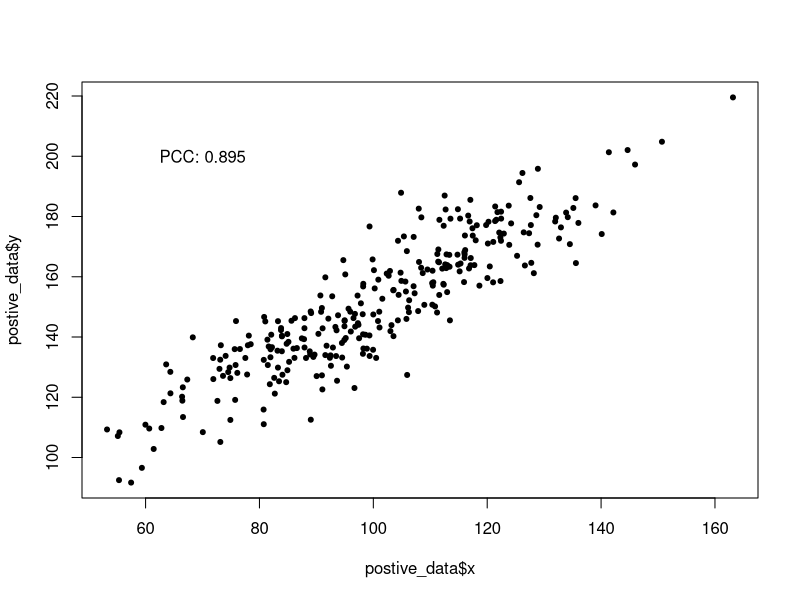
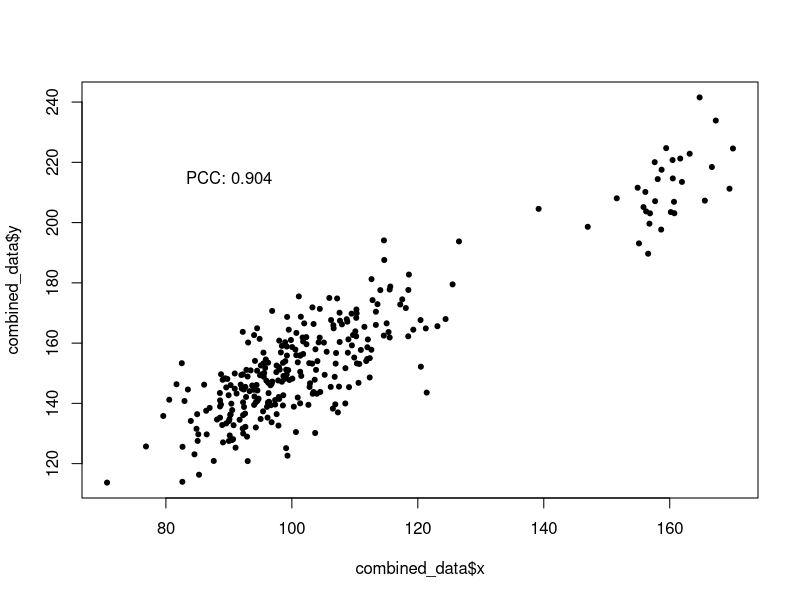
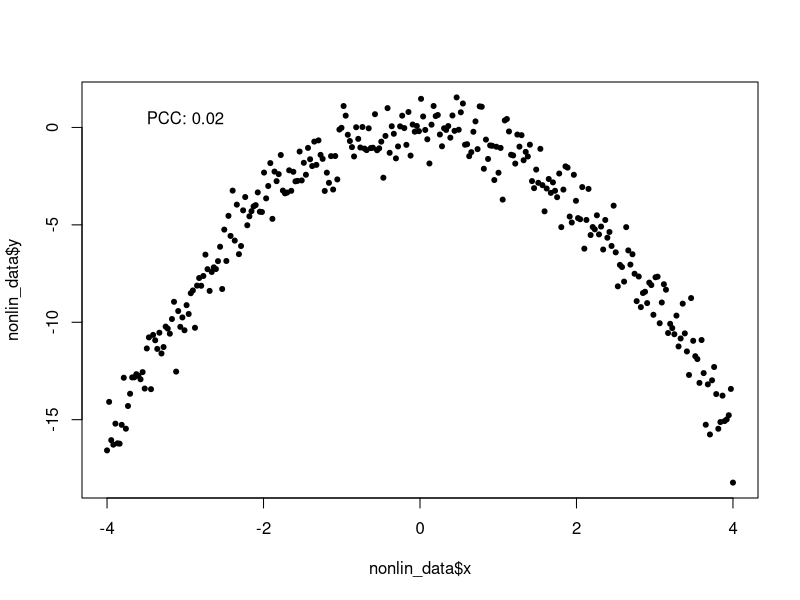
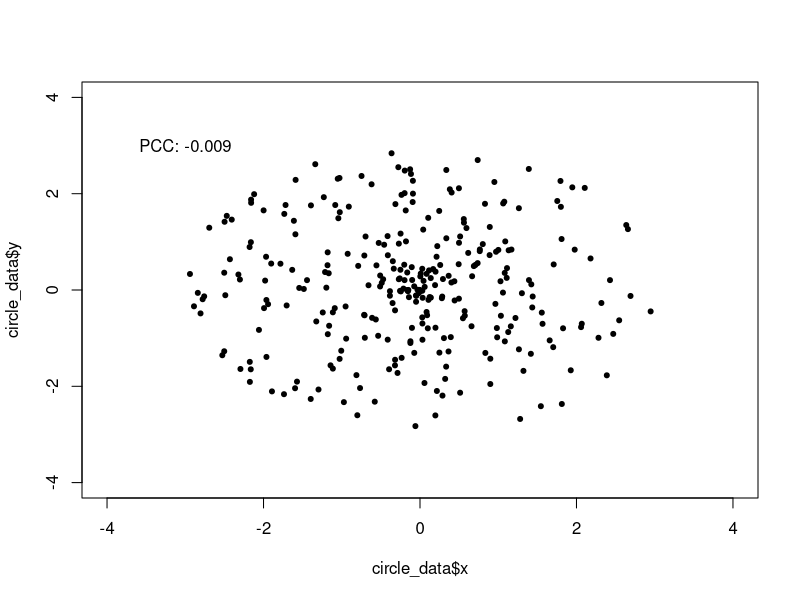
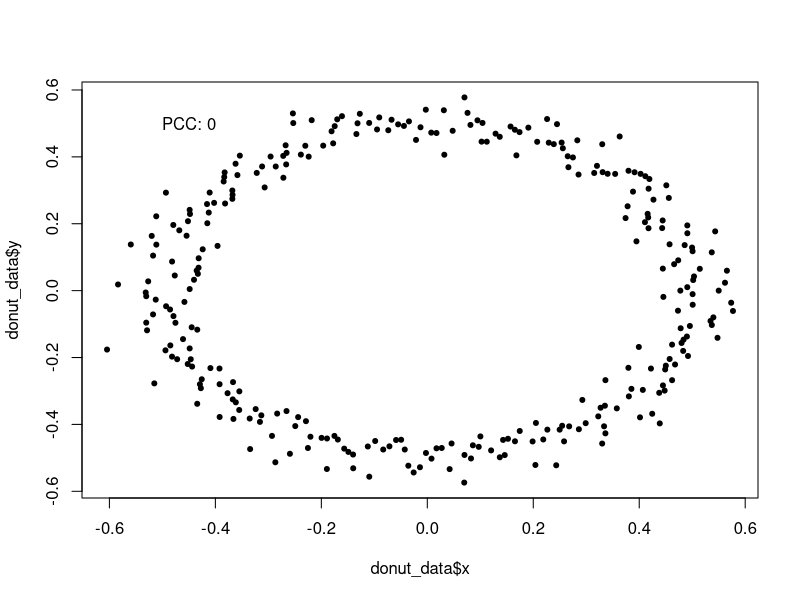

Recreate these plots in R, in order.
library(mvtnorm)

#############################################
# Figure 2.2
#############################################


# (I) linear positive correlation
x = rnorm(300, mean = 100, sd = 20)
y = x + rnorm(300, mean = 50, sd = 10)
postive_data <- data.frame(x = x, y = y)

plot(postive_data$x, postive_data$y, pch=20)
#abline(lm(postive_data$y ~ postive_data$x, data = postive_data), col = "red", lwd = 2)
text(paste("PCC:", round(cor(postive_data$x, postive_data$y), 3)), x = 70, y = 200)
#write.table(postive_data, file = "gaussian.txt", sep = "\t", row.names = FALSE)



# (II) Gaussian with outliers
x = rnorm(270, mean = 100, sd = 10)
y = x + rnorm(270, mean = 50, sd = 10)
norm_data <- data.frame(x = x, y = y)
# Generate outliers
outliers_x <- rnorm(30, mean = 160, sd = 5)
outliers_y <- outliers_x + rnorm(30, mean = 50, sd = 10)
outliers_data <- data.frame(x = outliers_x, y = outliers_y)
# Combine the original dataset with outliers
combined_data <- rbind(norm_data, outliers_data)

# Plot the combined dataset
plot(combined_data$x, combined_data$y, pch = 20)
#abline(lm(combined_data$y ~ combined_data$x, data = combined_data), col = "red", lwd = 2)
text(paste("PCC:", round(cor(combined_data$x, combined_data$y), 3)), x = 90, y = 215)
#write.table(combined_data, file = "gaussian_outliers.txt", sep = "\t", row.names = FALSE)



# (III) Quadratic-shaped distribution (non-linear)
x <- seq(-4, 4, length.out = 300)
y <- -x^2 + rnorm(length(x))
nonlin_data <- data.frame(x = x, y = y)

plot(nonlin_data$x, nonlin_data$y, pch=20)
#abline(lm(nonlin_data$y ~ nonlin_data$x, data = nonlin_data), col = "red", lwd = 2)
text(paste("PCC:", round(cor(nonlin_data$x, nonlin_data$y), 3)), x = -3, y = 0.5)
#write.table(nonlin_data, file = "quad_data.txt", sep = "\t", row.names = FALSE)



# (IV) circular distribution (no correlation)
set.seed(1)
# Generate random angles
theta <- runif(300, 0, 2 * pi)
# Generate random radius within the specified range
radius <- runif(300, 0, 3)

# Convert polar coordinates to Cartesian coordinates
x <- radius * cos(theta)
y <- radius * sin(theta)
circle_data <- data.frame(x = x, y = y)

# Plot the circular cloud of points
plot(circle_data$x, circle_data$y, pch = 20, ylim = c(-4,4), xlim = c(-4,4))
#abline(lm(circle_data$y ~ circle_data$x), col = "red", lwd = 3, lty=2)
text(paste("PCC:", round(cor(circle_data$x, circle_data$y), 3)), x = -3, y = 3)
#write.table(circle_data, file = "circle_data.txt", sep = "\t", row.names = FALSE)



# donut-shaped distribution
set.seed(123)
# Simulate data in a circular or donut-like pattern
theta <- seq(0, 2 * pi, length.out = 300)
radius <- 0.5 + rnorm(300, sd = 0.04)
# Convert polar coordinates to Cartesian coordinates
x <- radius * cos(theta)
y <- radius * sin(theta)
# Create a data frame
donut_data <- data.frame(x = x, y = y)

plot(donut_data$x, donut_data$y, pch=20)
#abline(lm(donut_data$y ~ donut_data$x, data = donut_data), col = "red", lwd = 2)
text(paste("PCC:", round(cor(donut_data$x, donut_data$y), 2)), x = -0.45, y = 0.5)
#write.table(donut_data, file = "donut_data.txt", sep = "\t", row.names = FALSE)
